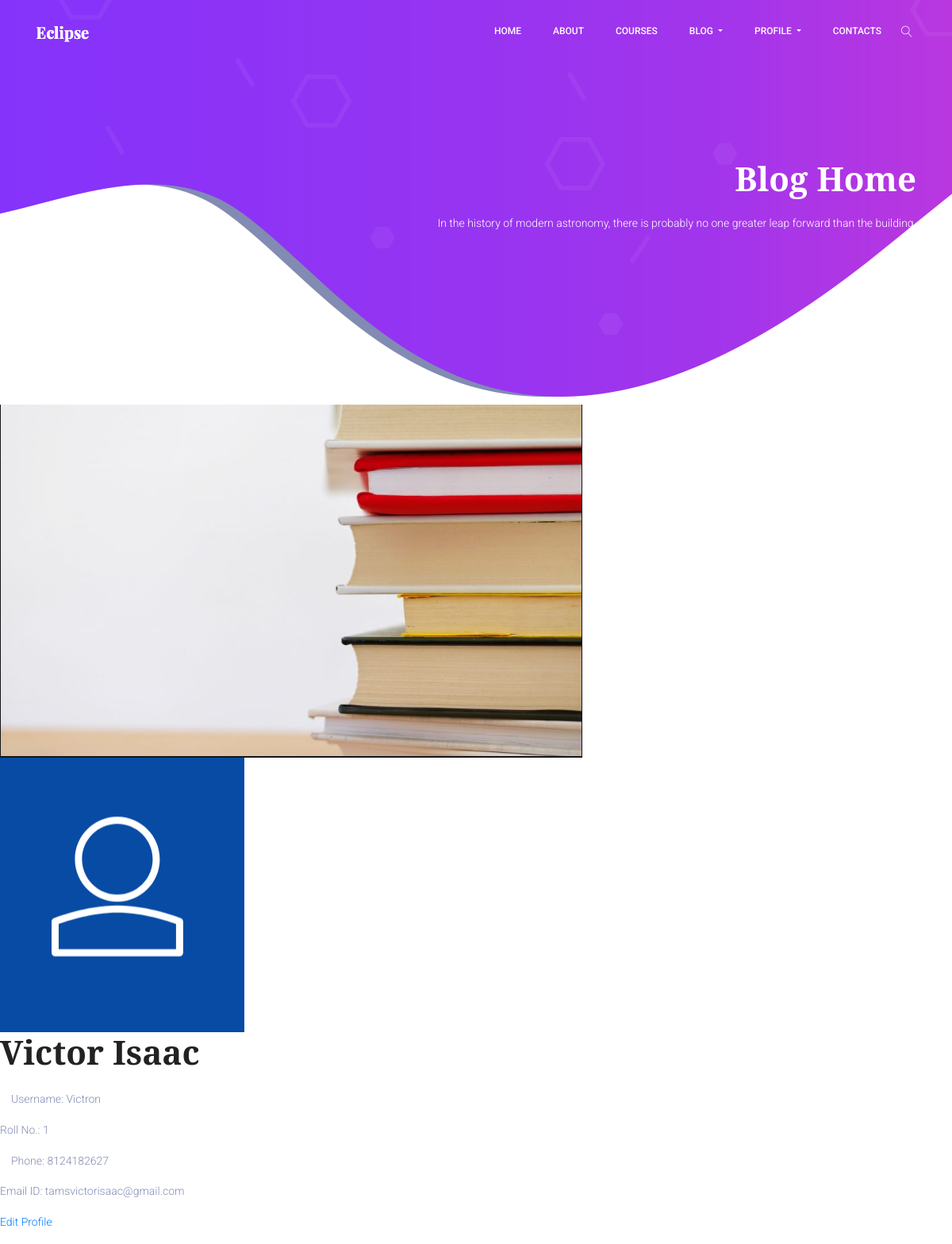
Page /classroom/student/3/ (signed in) on the earlier database version.
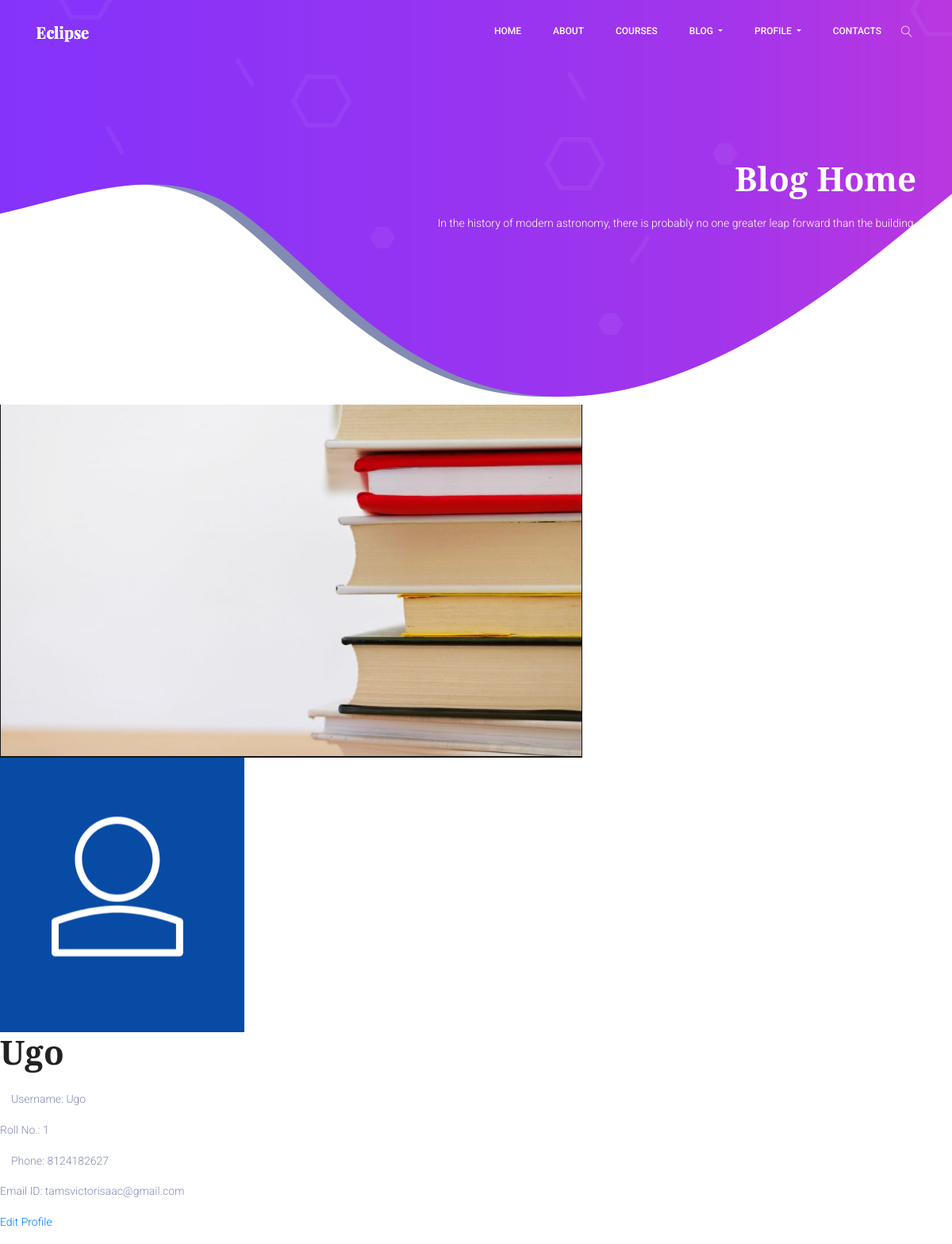
Same page on the later database version.
### classroom/models.py (models this page shows, shortened)
class Student(models.Model):
    user = models.OneToOneField(User,on_delete=models.CASCADE,primary_key=True,related_name='Student')
    name = models.CharField(max_length=250)
    roll_no = models.CharField(max_length=50)
    email = models.EmailField(max_length=254)
    phone = models.IntegerField()
    student_profile_pic = models.ImageField(upload_to="classroom/student_profile_pic",blank=True)
    class Meta:
        ordering = ['roll_no']

class User(AbstractUser):
    is_student = models.BooleanField(default=False)
    is_teacher = models.BooleanField(default=False)

### classroom/views.py (the view)
# urls.py: path('student/<int:pk>/',views.StudentDetailView.as_view(),name="student_detail"),
class StudentDetailView(LoginRequiredMixin,DetailView):
    context_object_name = "student"
    model = models.Student
    template_name = 'classroom/student_detail_page.html'

### template/classroom/student_detail_page.html (shortened to what this page needs)
{% extends 'classroom/base.html' %}
{% load static %}
{% block content %}
<div class="profile">
  <img src="{% static 'images/profile-background-3.PNG' %}" alt="">
  <div class="profile-box">
    {% if student.student_profile_pic %}
      <img src="{{ student.student_profile_pic.url }}">
    {% else %}
      <img src="{% static 'images/login-avatar.PNG' %}" alt="">
    {% endif %}
    <div class="profile-details">
      <h1>{{ student.name }}</h1>
      <br>
      <p><i class="far fa-user"></i> Username: {{ student.user.username }}</p>
      <p> Roll No.: {{ student.roll_no }}</p>
      <p><i class="far fa-phone"></i> Phone: {{ student.phone }}</p>
      <p> Email ID: {{ student.email }}</p>
      <a href="{% url 'classroom:student_update' pk=user.pk %}"> <p class="edit-button">Edit Profile</p> </a>
    </div>
  </div>
</div>
{% endblock %}

Differences in the rows shown:
changed Student "tamsvictorisaac@gmail.com": name "Victor Isaac" → "Ugo"; user.username "Victron" → "Ugo"
